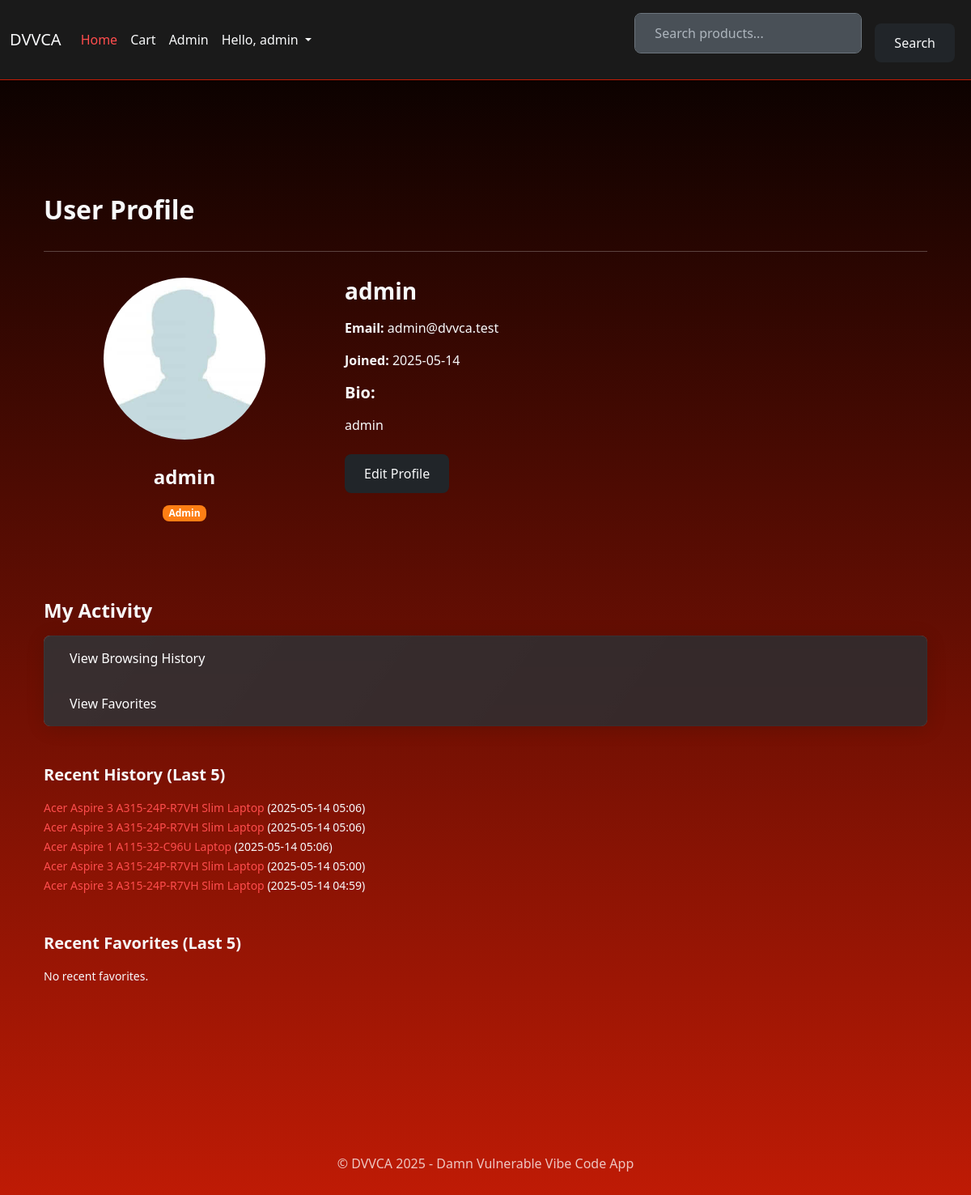
The page /profile/ (signed in) on the database its author committed.
### src/models/user.py (models this page shows, shortened)
class User(db.Model, UserMixin):
    id = db.Column(db.Integer, primary_key=True)
    username = db.Column(db.String(80), unique=True, nullable=False)
    email = db.Column(db.String(120), unique=True, nullable=False)
    password_hash = db.Column(db.String(256), nullable=False)
    role = db.Column(db.String(10), nullable=False, default="user")
    full_name = db.Column(db.String(100), nullable=True)
    bio = db.Column(db.Text, nullable=True)
    profile_picture = db.Column(db.String(255), nullable=True)
    created_at = db.Column(db.DateTime, default=datetime.datetime.utcnow)
    reviews = relationship("Review", back_populates="user", cascade="all, delete-orphan")
    cart_items = relationship("CartItem", back_populates="user", cascade="all, delete-orphan")
    orders = relationship("Order", back_populates="user", cascade="all, delete-orphan")
    browsing_history = relationship("BrowsingHistory", back_populates="user", cascade="all, delete-orphan")
    favorites = relationship("Favorite", back_populates="user", cascade="all, delete-orphan")
    @property
    def is_admin(self):
        return self.role == "admin"
    @property
    def profile_pic_url(self):
        if self.profile_picture:
            return url_for("serve_profile_pic", filename=self.profile_picture)
        else:
            return url_for("static", filename="default_profile.png")

### src/models/browsing_history.py (models this page shows, shortened)
class BrowsingHistory(db.Model):
    id = db.Column(db.Integer, primary_key=True)
    user_id = db.Column(db.Integer, db.ForeignKey("user.id"), nullable=False)
    product_id = db.Column(db.Integer, db.ForeignKey("product.id"), nullable=False)
    viewed_at = db.Column(db.DateTime, default=datetime.datetime.utcnow, onupdate=datetime.datetime.utcnow)
    user = relationship("User", back_populates="browsing_history")
    product = relationship("Product", back_populates="viewed_by_users")

### src/models/product.py (models this page shows, shortened)
class Product(db.Model):
    id = db.Column(db.Integer, primary_key=True)
    name = db.Column(db.String(100), nullable=False)
    description = db.Column(db.Text, nullable=True)
    price = db.Column(db.Float, nullable=False)
    category_id = db.Column(db.Integer, db.ForeignKey("category.id"), nullable=False)
    image_url = db.Column(db.String(255), nullable=True)
    specifications = db.Column(db.Text, nullable=True)
    category = relationship("Category", back_populates="products")
    reviews = relationship("Review", back_populates="product", cascade="all, delete-orphan")
    cart_items = relationship("CartItem", back_populates="product", cascade="all, delete-orphan")
    order_items = relationship("OrderItem", back_populates="product")
    viewed_by_users = relationship("BrowsingHistory", back_populates="product", cascade="all, delete-orphan")
    favorited_by_users = relationship("Favorite", back_populates="product", cascade="all, delete-orphan")

### src/routes/profile.py (the view)
@profile_bp.route("/")
@login_required
def view_profile():
    recent_history = (
        BrowsingHistory.query
        .filter_by(user_id=current_user.id)
        .order_by(BrowsingHistory.viewed_at.desc())
        .limit(5)
        .all()
    )
    recent_favorites = (
        Favorite.query
        .filter_by(user_id=current_user.id)
        .order_by(Favorite.added_at.desc())
        .limit(5)
        .all()
    )
    return render_template(
        "profile/view.html",
        user=current_user,
        recent_history=recent_history,
        recent_favorites=recent_favorites
    )

### src/main.py (called while the page is built)
@login_manager.user_loader
def load_user(user_id):
    return User.query.get(int(user_id))

@app.before_request
def make_session_permanent():
    session.permanent = True

@app.context_processor
def inject_current_year():
    return {'current_year': datetime.datetime.now().year}

### src/templates/profile/view.html (shortened to what this page needs)
{% extends "base.html" %}
{% block content %}
<div class="container mt-5">
    <h2>User Profile</h2>
    <hr>
    <div class="row">
        <div class="col-md-4 text-center">
            {% if user.profile_pic_url %}
                <img src="{{ user.profile_pic_url }}" alt="Profile Picture" class="img-fluid rounded-circle mb-3" style="max-width: 200px; max-height: 200px; object-fit: cover;">
            {% else %}
                <img src="{{ url_for("serve_static_files", path="default_profile.png") }}" alt="Default Profile Picture" class="img-fluid rounded-circle mb-3" style="max-width: 200px;">
            {% endif %}
            <h4>{{ user.username }}</h4>
            {% if user.is_admin %}
                <span class="badge bg-danger">Admin</span>
            {% endif %}
        </div>
        <div class="col-md-8">
            <h3>{{ user.full_name or user.username }}</h3>
            <p><strong>Email:</strong> {{ user.email }}</p>
            <p><strong>Joined:</strong> {{ user.created_at.strftime("%Y-%m-%d") }}</p>
            <h5>Bio:</h5>
            <p>{{ user.bio or "No bio provided." }}</p>
            <a href="{{ url_for("profile.edit_profile") }}" class="btn btn-secondary">Edit Profile</a>
        </div>
    </div>
    <div class="mt-5">
        <h4>My Activity</h4>
        <div class="list-group">
            <a href="{{ url_for("profile.view_history") }}" class="list-group-item list-group-item-action">View Browsing History</a>
            <a href="{{ url_for("profile.view_favorites") }}" class="list-group-item list-group-item-action">View Favorites</a>
        </div>
    </div>
    <div class="mt-4">
        <h5>Recent History (Last 5)</h5>
        {% if recent_history %}
            <ul class="list-unstyled">
            {% for item in recent_history %}
                <li><small><a href="{{ url_for("shop.view_product", product_id=item.product_id) }}">{{ item.product.name }}</a> ({{ item.viewed_at.strftime("%Y-%m-%d %H:%M") }})</small></li>
            {% endfor %}
            </ul>
        {% else %}
            <p><small>No recent history.</small></p>
        {% endif %}
    </div>
    <div class="mt-4">
        <h5>Recent Favorites (Last 5)</h5>
        {% if recent_favorites %}
             <ul class="list-unstyled">
            {% for item in recent_favorites %}
                <li><small><a href="{{ url_for("shop.view_product", product_id=item.product_id) }}">{{ item.product.name }}</a></small></li>
            {% endfor %}
            </ul>
        {% else %}
            <p><small>No recent favorites.</small></p>
        {% endif %}
    </div>
</div>
{% endblock %}

### src/templates/base.html (shortened to what this page needs)
<!doctype html>
<html lang="en">
<head>
    <link rel="stylesheet" href="https://cdn.jsdelivr.net/npm/bootswatch@5.3.2/dist/quartz/bootstrap.min.css">
</head>
<body>
    <nav class="navbar navbar-expand-md navbar-dark fixed-top">
        <div class="container-fluid">
            <a class="navbar-brand" href="{{ url_for("shop.index") }}">DVVCA</a>
            <div class="collapse navbar-collapse" id="navbarsExampleDefault">
                <ul class="navbar-nav me-auto mb-2 mb-md-0">
                    <li class="nav-item">
                        <a class="nav-link active" aria-current="page" href="{{ url_for("shop.index") }}">Home</a>
                    </li>
                    <li class="nav-item">
                        <a class="nav-link" href="{{ url_for("shop.view_cart") }}">Cart</a>
                    </li>
                    {% if current_user.is_authenticated %}
                        {% if current_user.role == 'admin' %}
                        <li class="nav-item">
                            <a class="nav-link" href="{{ url_for("admin.dashboard") }}">Admin</a>
                        </li>
                        {% endif %}
                        <li class="nav-item dropdown">
                            <a class="nav-link dropdown-toggle" href="#" id="navbarDropdown" role="button" data-bs-toggle="dropdown" aria-expanded="false">
                                Hello, {{ current_user.username }}
                            </a>
                        </li>
                    {% endif %}
                </ul>
                <form class="d-flex align-items-center" action="{{ url_for("shop.search_products") }}" method="GET">
                    <input class="form-control me-2" type="search" placeholder="Search products..." aria-label="Search" name="q">
                    <button class="btn btn-secondary" type="submit">Search</button>
                </form>
            </div>
        </div>
    </nav>
    <main class="container">
        {% block content %}
        {% endblock %}
    </main>
    <footer class="container mt-5 text-center text-muted">
        <p>&copy; DVVCA {{ current_year }} - Damn Vulnerable Vibe Code App</p>
    </footer>
</body>
</html>

### src/templates/base.html (style rules this page uses)
body { padding-top: 5rem; background: linear-gradient(to bottom, #000000, #c11b05); background-attachment: fixed; color: #f8f9fa; min-height: 100vh; }
.navbar { background-color: #1a1a1a !important; border-bottom: 1px solid #c11b05; }
.navbar-brand, .nav-link, .dropdown-item { color: #f8f9fa !important; }
.nav-link.active { color: #ff4d4d !important; }
.container { padding-top: 2rem; padding-bottom: 2rem; }
.list-group-item { background-color: rgba(33, 37, 41, 0.8); border-color: #495057; color: #f8f9fa; }
.form-control, .form-select { margin-bottom: 1rem; background-color: #495057; color: #f8f9fa; border-color: #6c757d; }
.form-control::placeholder { color: #adb5bd; }
.btn { margin-top: 0.5rem; margin-right: 0.5rem; transition: background-color 0.15s ease-in-out, border-color 0.15s ease-in-out, color 0.15s ease-in-out, box-shadow 0.15s ease-in-out; }
.btn-secondary { background-color: #212529; border-color: #343a40; color: #f8f9fa; }
a { color: #ff4d4d; text-decoration: none; }

### rows shown on the page
User: username "admin", profile_pic_url (picture), full_name "admin", email "admin@dvvca.test", created_at "2025-05-14", bio "admin"
BrowsingHistory: product.name "Acer Aspire 3 A315-24P-R7VH Slim Laptop", viewed_at "2025-05-14 05:06"
BrowsingHistory: product.name "Acer Aspire 3 A315-24P-R7VH Slim Laptop", viewed_at "2025-05-14 05:06"
BrowsingHistory: product.name "Acer Aspire 1 A115-32-C96U Laptop", viewed_at "2025-05-14 05:06"
BrowsingHistory: product.name "Acer Aspire 3 A315-24P-R7VH Slim Laptop", viewed_at "2025-05-14 05:00"
BrowsingHistory: product.name "Acer Aspire 3 A315-24P-R7VH Slim Laptop", viewed_at "2025-05-14 04:59"
